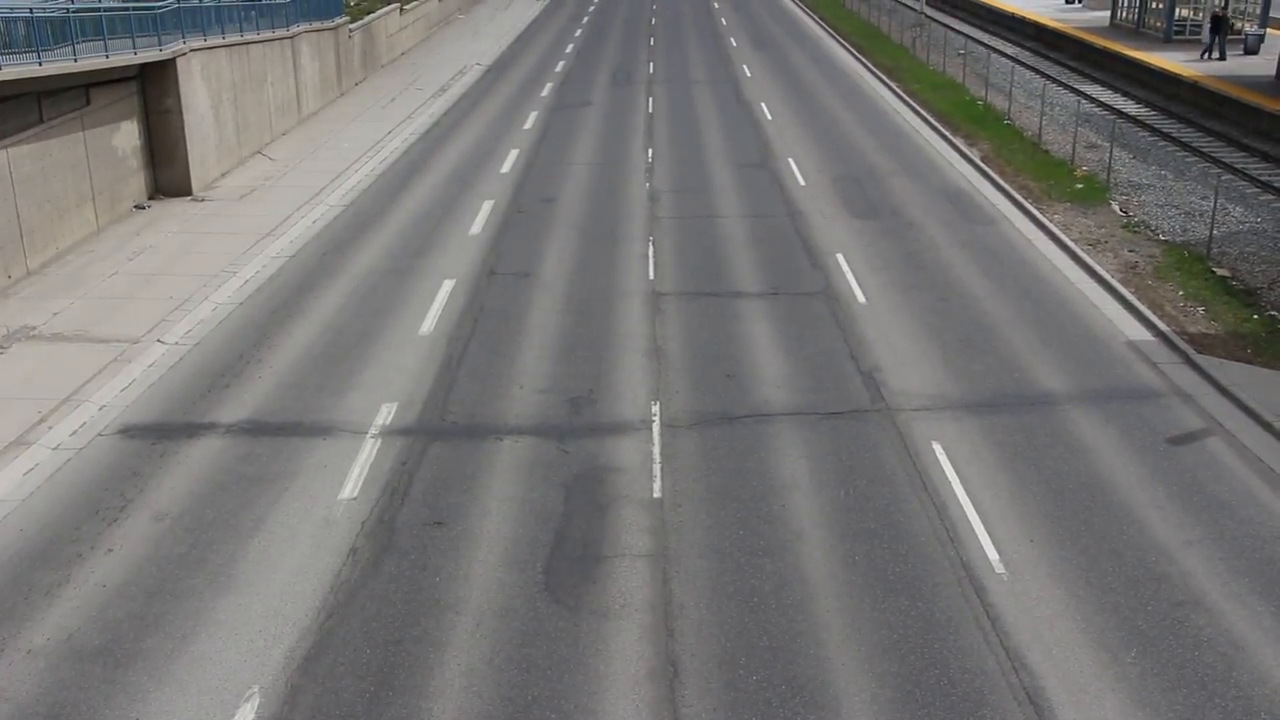
#> input picture frame 71 of Y4 Spring/COMP3065 CV/Labs/lab08/video.mp4, 1280 x 720 px
$ python lab08_sol.py
#> lines starting #> are read from the running program, lines starting #| are printed output that depends on the picture
import cv2
import numpy as np

# Open video file
cap = cv2.VideoCapture('video.mp4')

# Check if the video file is opened successfully
if not cap.isOpened():
    print("Error: Unable to open video file")
    exit()

# Read the first frame
ret, prev_frame = cap.read()
#> prev_frame is the input picture: shape (720, 1280, 3); mean B, G, R 117, 117.9, 119.2
if not ret:
    print("Error: Unable to read the first frame from the video")
    exit()

# Convert the first frame to grayscale
prev_frame_gray = cv2.cvtColor(prev_frame, cv2.COLOR_BGR2GRAY)

while cap.isOpened():
    ret, frame = cap.read()
    if not ret:
        break

    # Convert current frame to grayscale
    frame_gray = cv2.cvtColor(frame, cv2.COLOR_BGR2GRAY)

    # Calculate dense optical flow using Farneback's method
    flow = cv2.calcOpticalFlowFarneback(prev_frame_gray, frame_gray, None, 0.5, 3, 15, 3, 5, 1.2, 0)

    # Compute the magnitude and angle of the 2D vectors
    magnitude, angle = cv2.cartToPolar(flow[..., 0], flow[..., 1])
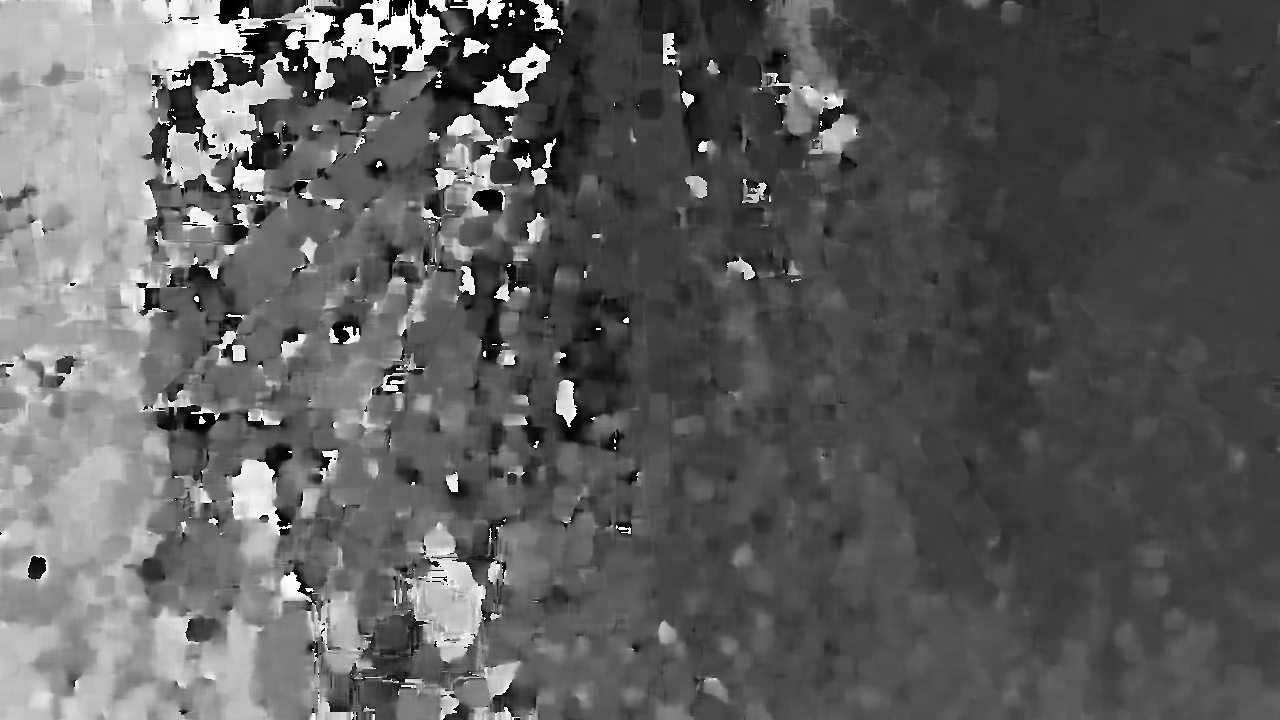
#> angle: shape (720, 1280) float32; min 8e-06, max 6.28, mean 2.32; drawn with min black and max white

    # Normalize the magnitude to range 0 to 1
    magnitude_norm = cv2.normalize(magnitude, None, 0, 1, cv2.NORM_MINMAX)

    # Angle of the vectors in degrees
    angle_deg = angle * (180 / np.pi / 2)
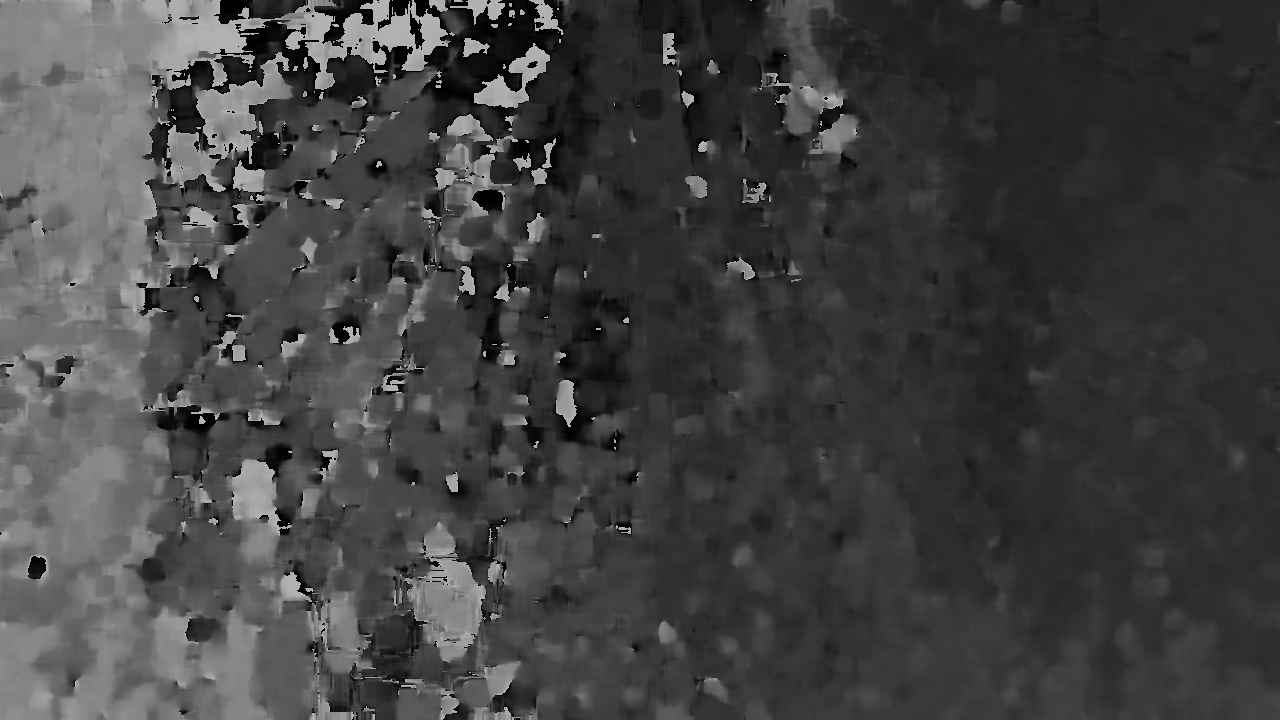
#> angle_deg: shape (720, 1280) float32; min 0.000229, max 180, mean 66.4

    # Create an HSV image where:
    # - Hue represents the direction of the flow
    # - Saturation is set to maximum
    # - Value represents the magnitude (speed) of the flow
    hsv = np.zeros_like(frame)
    hsv[..., 0] = angle_deg
    hsv[..., 1] = 255
    hsv[..., 2] = magnitude_norm * 255
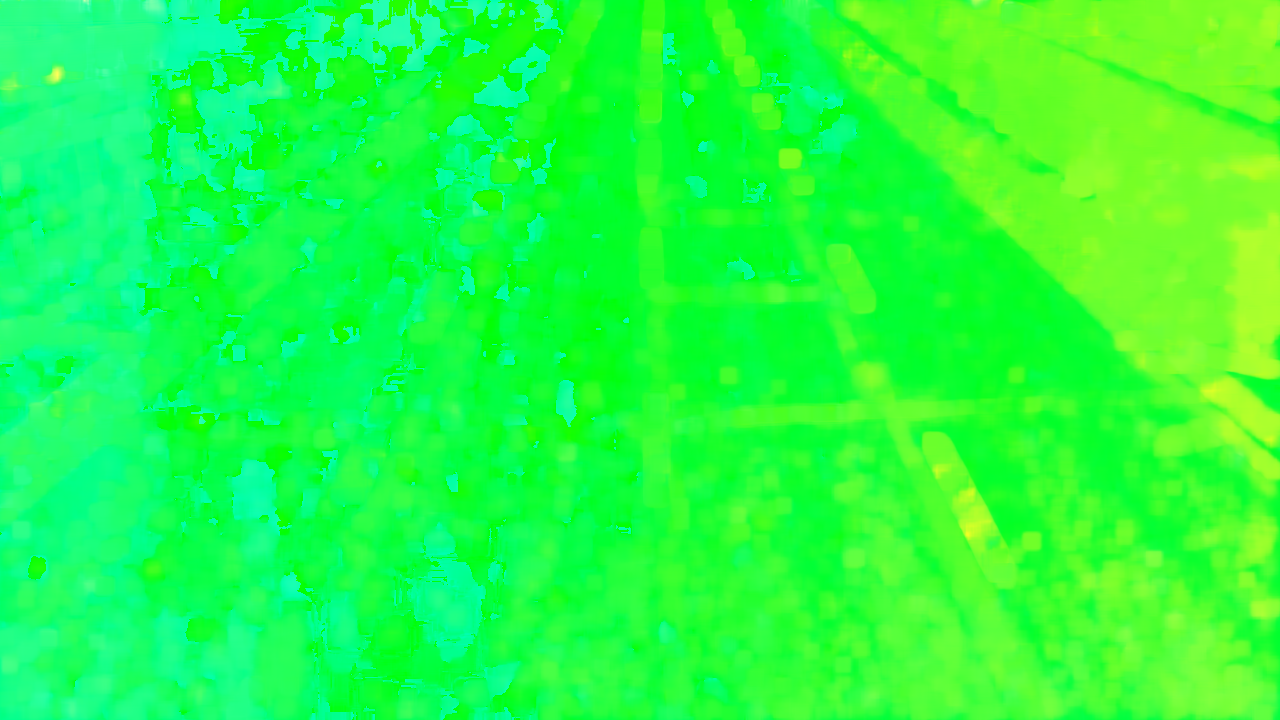
#> hsv: shape (720, 1280, 3); mean of channels 0, 1, 2 65.9, 255, 36.5; drawn as B, G, R
    hsv = np.array(hsv, dtype=np.uint8)

    # Convert the HSV image to RGB for display
    rgb_flow = cv2.cvtColor(hsv, cv2.COLOR_HSV2RGB)
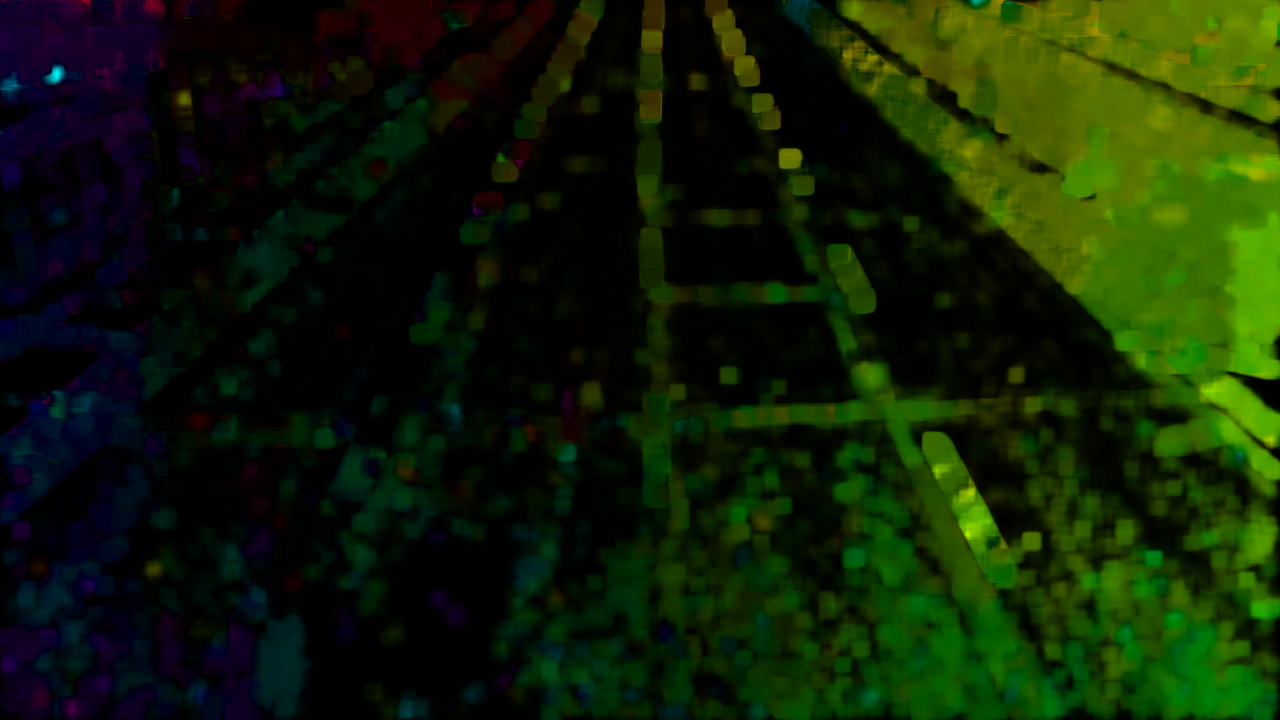
#> rgb_flow: shape (720, 1280, 3); mean R, G, B 16.6, 32.9, 4.6

    # Display the resulting frame
    cv2.imshow('Dense Optical Flow in RGB', rgb_flow)

    # Update the previous frame to the current one for the next iteration
    prev_frame_gray = frame_gray

    # Break the loop if 'q' is pressed
    if cv2.waitKey(25) & 0xFF == ord('q'):
#> (key q is pressed here)
        break

# Release the video capture object and close all OpenCV windows
cap.release()
